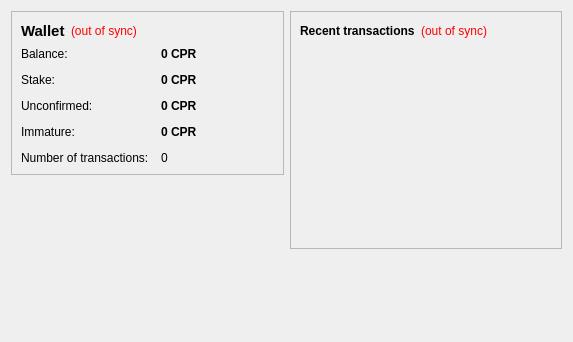
<?xml version="1.0" encoding="UTF-8"?>
<ui version="4.0">
 <class>OverviewPage</class>
 <widget class="QWidget" name="OverviewPage">
  <property name="geometry">
   <rect>
    <x>0</x>
    <y>0</y>
    <width>573</width>
    <height>342</height>
   </rect>
  </property>
  <property name="windowTitle">
   <string>Form</string>
  </property>
  <layout class="QHBoxLayout" name="horizontalLayout" stretch="1,1">
   <item>
    <layout class="QVBoxLayout" name="verticalLayout_2">
     <item>
      <widget class="QFrame" name="frame">
       <property name="frameShape">
        <enum>QFrame::StyledPanel</enum>
       </property>
       <property name="frameShadow">
        <enum>QFrame::Raised</enum>
       </property>
       <layout class="QVBoxLayout" name="verticalLayout_4">
        <item>
         <layout class="QHBoxLayout" name="horizontalLayout_4">
          <item>
           <widget class="QLabel" name="label_5">
            <property name="font">
             <font>
              <pointsize>11</pointsize>
              <weight>75</weight>
              <bold>true</bold>
             </font>
            </property>
            <property name="text">
             <string>Wallet</string>
            </property>
           </widget>
          </item>
          <item>
           <widget class="QLabel" name="labelWalletStatus">
            <property name="toolTip">
             <string>The displayed information may be out of date. Your wallet automatically synchronizes with the CopperBars network after a connection is established, but this process has not completed yet.</string>
            </property>
            <property name="styleSheet">
             <string notr="true">QLabel { color: red; }</string>
            </property>
            <property name="text">
             <string notr="true">(out of sync)</string>
            </property>
            <property name="alignment">
             <set>Qt::AlignLeading|Qt::AlignLeft|Qt::AlignVCenter</set>
            </property>
           </widget>
          </item>
          <item>
           <spacer name="horizontalSpacer_2">
            <property name="orientation">
             <enum>Qt::Horizontal</enum>
            </property>
            <property name="sizeHint" stdset="0">
             <size>
              <width>40</width>
              <height>20</height>
             </size>
            </property>
           </spacer>
          </item>
         </layout>
        </item>
        <item>
         <layout class="QFormLayout" name="formLayout_2">
          <property name="fieldGrowthPolicy">
           <enum>QFormLayout::AllNonFixedFieldsGrow</enum>
          </property>
          <property name="horizontalSpacing">
           <number>12</number>
          </property>
          <property name="verticalSpacing">
           <number>12</number>
          </property>
          <item row="0" column="0">
           <widget class="QLabel" name="label">
            <property name="text">
             <string>Balance:</string>
            </property>
           </widget>
          </item>
          <item row="0" column="1">
           <widget class="QLabel" name="labelBalance">
            <property name="font">
             <font>
              <weight>75</weight>
              <bold>true</bold>
             </font>
            </property>
            <property name="cursor">
             <cursorShape>IBeamCursor</cursorShape>
            </property>
            <property name="toolTip">
             <string>Your current balance</string>
            </property>
            <property name="text">
             <string notr="true">0 CPR</string>
            </property>
            <property name="textInteractionFlags">
             <set>Qt::LinksAccessibleByMouse|Qt::TextSelectableByKeyboard|Qt::TextSelectableByMouse</set>
            </property>
           </widget>
          </item>
          <item row="1" column="0">
           <widget class="QLabel" name="label_6">
            <property name="text">
             <string>Stake:</string>
            </property>
           </widget>
          </item>
          <item row="1" column="1">
           <widget class="QLabel" name="labelStake">
            <property name="font">
             <font>
              <weight>75</weight>
              <bold>true</bold>
             </font>
            </property>
            <property name="cursor">
             <cursorShape>IBeamCursor</cursorShape>
            </property>
            <property name="toolTip">
             <string>Total of coins that was staked, and do not yet count toward the current balance</string>
            </property>
            <property name="text">
             <string notr="true">0 CPR</string>
            </property>
            <property name="textInteractionFlags">
             <set>Qt::LinksAccessibleByMouse|Qt::TextSelectableByKeyboard|Qt::TextSelectableByMouse</set>
            </property>
           </widget>
          </item>
          <item row="2" column="0">
           <widget class="QLabel" name="label_3">
            <property name="text">
             <string>Unconfirmed:</string>
            </property>
           </widget>
          </item>
          <item row="2" column="1">
           <widget class="QLabel" name="labelUnconfirmed">
            <property name="font">
             <font>
              <weight>75</weight>
              <bold>true</bold>
             </font>
            </property>
            <property name="cursor">
             <cursorShape>IBeamCursor</cursorShape>
            </property>
            <property name="toolTip">
             <string>Total of transactions that have yet to be confirmed, and do not yet count toward the current balance</string>
            </property>
            <property name="text">
             <string notr="true">0 CPR</string>
            </property>
            <property name="textInteractionFlags">
             <set>Qt::LinksAccessibleByMouse|Qt::TextSelectableByKeyboard|Qt::TextSelectableByMouse</set>
            </property>
           </widget>
          </item>
          <item row="3" column="0">
           <widget class="QLabel" name="labelImmatureText">
            <property name="text">
             <string>Immature:</string>
            </property>
           </widget>
          </item>
          <item row="3" column="1">
           <widget class="QLabel" name="labelImmature">
            <property name="font">
             <font>
              <weight>75</weight>
              <bold>true</bold>
             </font>
            </property>
            <property name="toolTip">
             <string>Mined balance that has not yet matured</string>
            </property>
            <property name="text">
             <string notr="true">0 CPR</string>
            </property>
            <property name="textInteractionFlags">
             <set>Qt::LinksAccessibleByMouse|Qt::TextSelectableByKeyboard|Qt::TextSelectableByMouse</set>
            </property>
           </widget>
          </item>
          <item row="4" column="0">
           <widget class="QLabel" name="label_2">
            <property name="text">
             <string>Number of transactions:</string>
            </property>
           </widget>
          </item>
          <item row="4" column="1">
           <widget class="QLabel" name="labelNumTransactions">
            <property name="toolTip">
             <string>Total number of transactions in wallet</string>
            </property>
            <property name="text">
             <string notr="true">0</string>
            </property>
           </widget>
          </item>
         </layout>
        </item>
       </layout>
      </widget>
     </item>
     <item>
      <spacer name="verticalSpacer">
       <property name="orientation">
        <enum>Qt::Vertical</enum>
       </property>
       <property name="sizeHint" stdset="0">
        <size>
         <width>20</width>
         <height>40</height>
        </size>
       </property>
      </spacer>
     </item>
    </layout>
   </item>
   <item>
    <layout class="QVBoxLayout" name="verticalLayout_3">
     <item>
      <widget class="QFrame" name="frame_2">
       <property name="frameShape">
        <enum>QFrame::StyledPanel</enum>
       </property>
       <property name="frameShadow">
        <enum>QFrame::Raised</enum>
       </property>
       <layout class="QVBoxLayout" name="verticalLayout">
        <item>
         <layout class="QHBoxLayout" name="horizontalLayout_2">
          <item>
           <widget class="QLabel" name="label_4">
            <property name="text">
             <string>&lt;b&gt;Recent transactions&lt;/b&gt;</string>
            </property>
           </widget>
          </item>
          <item>
           <widget class="QLabel" name="labelTransactionsStatus">
            <property name="toolTip">
             <string>The displayed information may be out of date. Your wallet automatically synchronizes with the CopperBars network after a connection is established, but this process has not completed yet.</string>
            </property>
            <property name="styleSheet">
             <string notr="true">QLabel { color: red; }</string>
            </property>
            <property name="text">
             <string notr="true">(out of sync)</string>
            </property>
            <property name="alignment">
             <set>Qt::AlignRight|Qt::AlignTrailing|Qt::AlignVCenter</set>
            </property>
           </widget>
          </item>
          <item>
           <spacer name="horizontalSpacer">
            <property name="orientation">
             <enum>Qt::Horizontal</enum>
            </property>
            <property name="sizeHint" stdset="0">
             <size>
              <width>40</width>
              <height>20</height>
             </size>
            </property>
           </spacer>
          </item>
         </layout>
        </item>
        <item>
         <widget class="QListView" name="listTransactions">
          <property name="styleSheet">
           <string notr="true">QListView { background: transparent; }</string>
          </property>
          <property name="frameShape">
           <enum>QFrame::NoFrame</enum>
          </property>
          <property name="verticalScrollBarPolicy">
           <enum>Qt::ScrollBarAlwaysOff</enum>
          </property>
          <property name="horizontalScrollBarPolicy">
           <enum>Qt::ScrollBarAlwaysOff</enum>
          </property>
          <property name="selectionMode">
           <enum>QAbstractItemView::NoSelection</enum>
          </property>
         </widget>
        </item>
       </layout>
      </widget>
     </item>
     <item>
      <spacer name="verticalSpacer_2">
       <property name="orientation">
        <enum>Qt::Vertical</enum>
       </property>
       <property name="sizeHint" stdset="0">
        <size>
         <width>20</width>
         <height>40</height>
        </size>
       </property>
      </spacer>
     </item>
    </layout>
   </item>
  </layout>
 </widget>
 <resources/>
 <connections/>
</ui>
